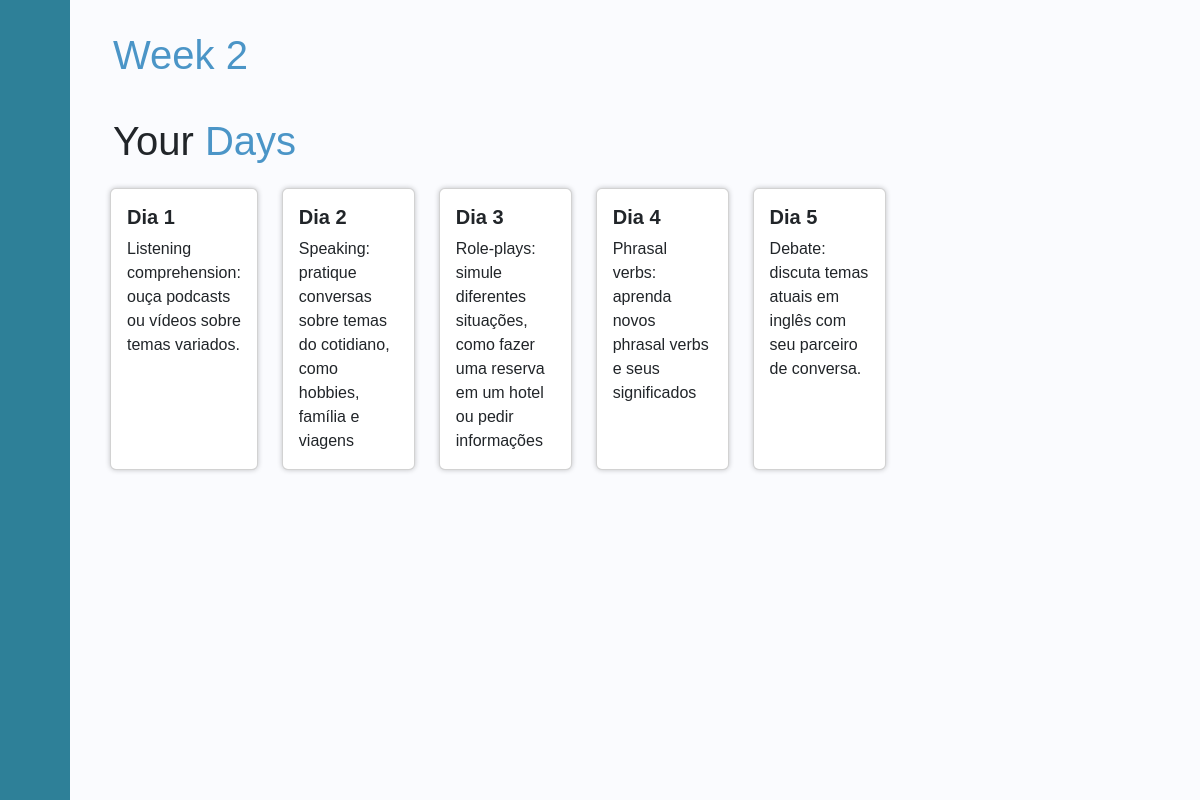
Screenshot of /view/home.php?semana=2 (signed in) with the database file from the repository.
### tables this page shows
CREATE TABLE `conteudo` (
  `id` int(11) NOT NULL,
  `id_nivel` int(11) NOT NULL,
  `semana` int(11) NOT NULL,
  `dia` int(11) NOT NULL,
  `titulo` varchar(500) NOT NULL,
  `descricao` varchar(10000) NOT NULL,
  `concluido` tinyint(1) NOT NULL
);

### config/Connection.php (called while the page is built, shortened)
<?php
class Connection {
    private $host = '144.217.39.54';
    private $username = 'hostdeprojetos';
    private $password = 'ifspgru@2022';
    private $database = 'hostdeprojetos_tess';
    public function connection() {
        $con = new mysqli($this->host, $this->username, $this->password, $this->database);
        return $con;
    }
}

### class/Nivel.php (called while the page is built, shortened)
<?php
class Nivel {
    private $id;
    public function __construct($id, $nivel) {
        $this->id = $id;
    }
    public function getId() {
        return $this->id;
    }
}

### model/UsuarioNivelDAO.php (called while the page is built, shortened)
<?php
class UsuarioNivelDAO {
    public function consultaNivel(Connection $con) {
        $query = 'SELECT N.id, N.nivel FROM usuario_nivel AS UN JOIN usuarios AS U ON UN.id_usuario = U.id JOIN nivel AS N ON UN.id_nivel = N.id WHERE U.id = "'.$_SESSION['id'].'"';
        return mysqli_query($con->connection(), $query);
    }
}

### model/ConteudoDAO.php (called while the page is built, shortened)
<?php
class ConteudoDAO {
    public function getConteudoSemana(Connection $con, Nivel $nivel, $semana) {
        $query = 'SELECT * FROM conteudo WHERE id_nivel = '.$nivel->getId().' AND semana = '.$semana;
        return mysqli_query($con->connection(), $query);
    }
}

### class/Conteudo.php (called while the page is built, shortened)
<?php
class Conteudo {
    private $dia;
    private $titulo;
    public function __construct($id = null, $id_nivel = null, $semana = null, $dia = null, $titulo = null, $descricao = null, $concluido = null) {
        $this->dia = $dia;
        $this->titulo = $titulo;
    }
    public function getDia() {
        return $this->dia;
    }
    public function getTitulo() {
        return $this->titulo;
    }
    public function setDia($dia) {
        $this->dia = $dia;
    }
    public function setTitulo($titulo) {
        $this->titulo = $titulo;
    }
}

### controllers/ConteudoController.php (the view, shortened to what this page needs)
<?php
require_once('../class/Conteudo.php');
require_once('../model/ConteudoDAO.php');
require_once('../class/Nivel.php');
require_once('../model/UsuarioNivelDAO.php');
require_once('../config/Connection.php');
class ConteudoController {
    public function geraCardsConteudo($semana) {
        $conexao = new Connection();
        $conteudo = new Conteudo();
        $usuarioNivelDAO = new UsuarioNivelDAO();
        $resultado_usuarioNivel = $usuarioNivelDAO->consultaNivel($conexao);
        $usuarioNivel = $resultado_usuarioNivel->fetch_assoc();
        $nivel = new Nivel($usuarioNivel['id'], $usuarioNivel['nivel']);
        $conteudoDAO = new ConteudoDAO();
        $resultado_conteudo = $conteudoDAO->getConteudoSemana($conexao, $nivel, $semana);
        if($resultado_conteudo->num_rows > 0) {
            echo '<div class="container">';
            echo     '<div class="row gy-4">';
            while ($dado_conteudo = $resultado_conteudo->fetch_assoc()) {
                $conteudo->setDia($dado_conteudo['dia']);
                $conteudo->setTitulo($dado_conteudo['titulo']);
                echo     '<div class="col-sm conteudo" data-id="'.$conteudo->getDia().'">';
                echo         '<div class="card h-100">';
                echo             '<div class="card-body">';
                echo                 '<h5 class="card-title fw-bold">Dia '.$conteudo->getDia().'</h5>';
                echo                 '<p class="card-text">'.$conteudo->getTitulo().'</p>';
                echo             '</div>';
                echo         '</div>';
                echo     '</div>';
            }
            echo     '</div>';
            echo '</div>';
        }
    }
}

### src/style/style3.css (style rules this page uses)
* { font-family: "Poppins", sans-serif; }
body { font-family: 'Poppins', sans-serif; }
body { background-color: #f7f7f7; }
.card { transition: all 0.5s; box-shadow: 0 0 5px 0 rgba(22, 22, 26, .25); }

### rows the page displays
conteudo: dia "1", titulo "Listening comprehension: ouça podcasts ou vídeos sobre temas variados."
conteudo: dia "2", titulo "Speaking: pratique conversas sobre temas do cotidiano, como hobbies, família e viagens"
conteudo: dia "3", titulo "Role-plays: simule diferentes situações, como fazer uma reserva em um hotel ou pedir informações"
conteudo: dia "4", titulo "Phrasal verbs: aprenda novos phrasal verbs e seus significados"
conteudo: dia "5", titulo "Debate: discuta temas atuais em inglês com seu parceiro de conversa."

### other values shown
$semana "2"
